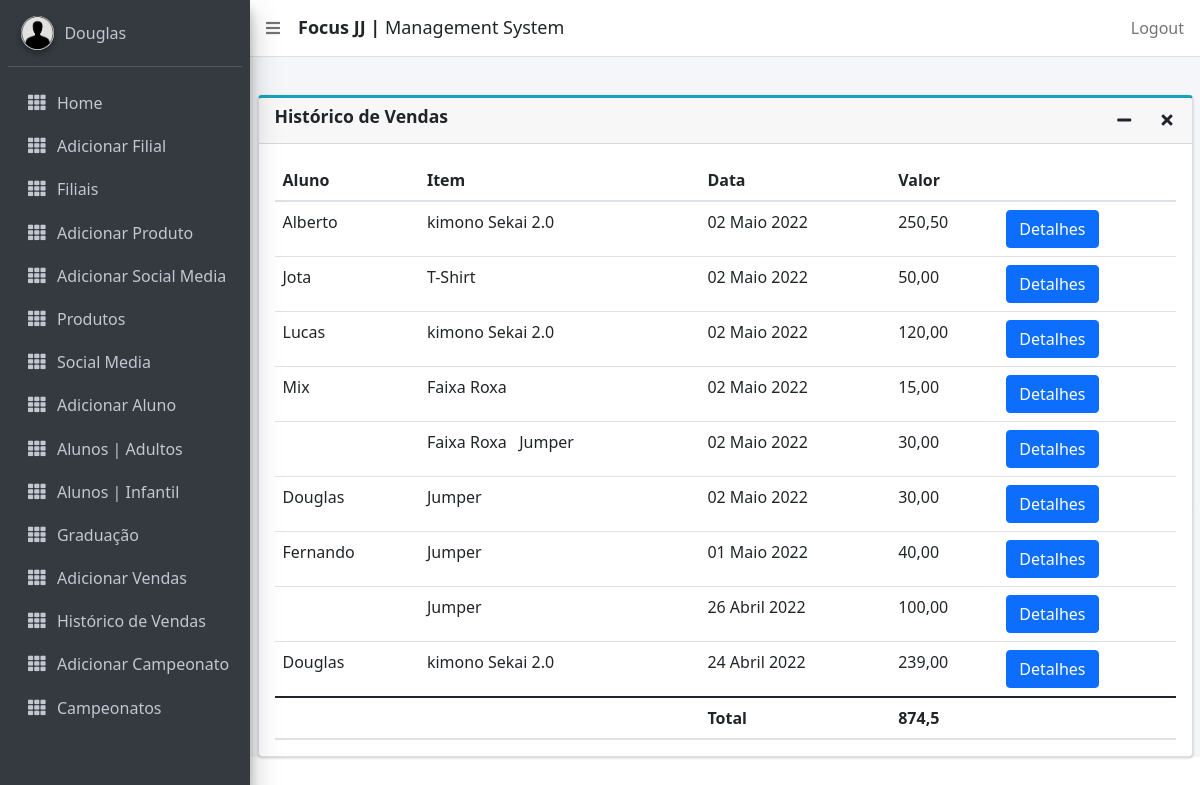
Page /vendas/148 (signed in) on the earlier database version.
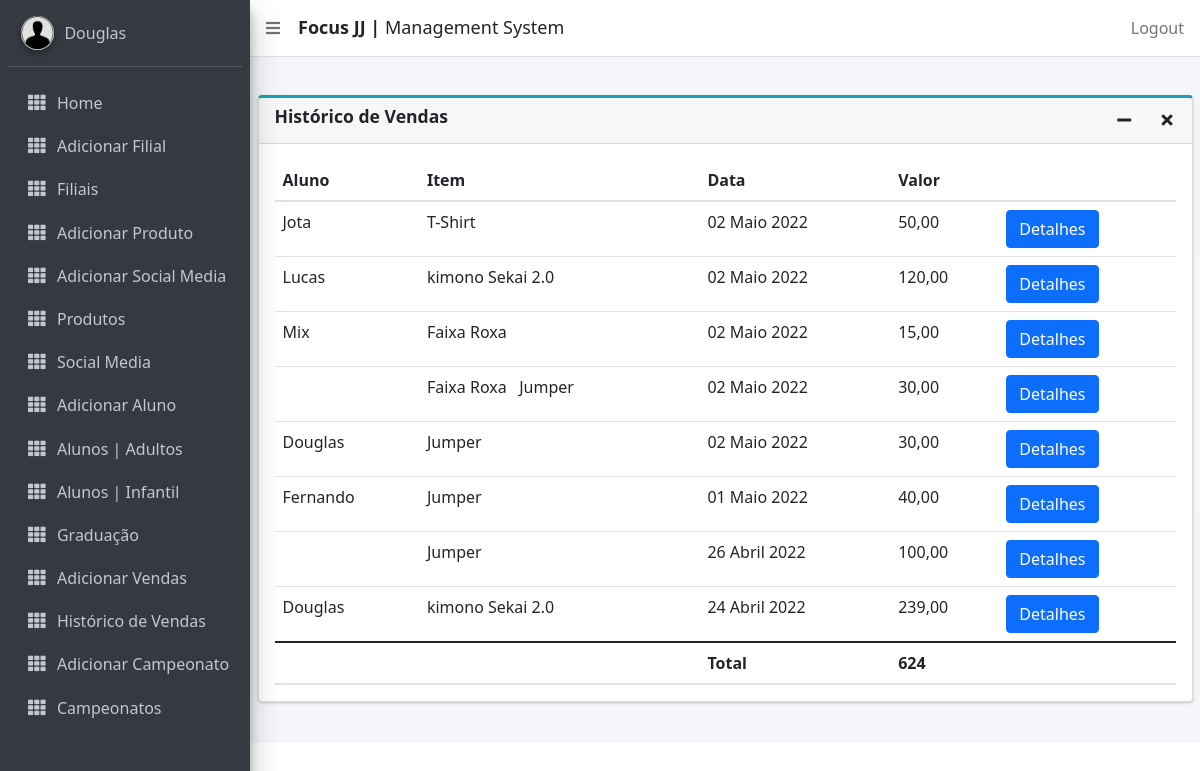
Same page on the later database version.
### focusbjj/models.py (models this page shows, shortened)
class Venda(models.Model):
    objects = None
    aluno = models.ForeignKey(Aluno, on_delete=models.CASCADE, blank=True, null=True)
    price = models.DecimalField(max_digits=6, decimal_places=2, verbose_name='Total', help_text='Use (.) to decimals')
    time_stamp = models.DateField(default=timezone.now)
    unidade = models.ForeignKey(CustomUser, on_delete=models.CASCADE)
    method = models.CharField(max_length=20, choices=METHODS, default='Others')

class Aluno(models.Model):
    DoesNotExist = None
    objects = None
    id = ShortUUIDField(primary_key=True, editable=False, alphabet="0123456789", length=4)
    photo = models.ImageField(upload_to='photos/', null=True, blank=True)
    nome = models.CharField(max_length=15, verbose_name='Name')
    middle_name = models.CharField(max_length=20, verbose_name='Middle Name', blank=True, null=True)
    surname = models.CharField(max_length=15, verbose_name='Last Name', null=True)
    phone = models.CharField(max_length=15, help_text='Use only numbers')
    email = models.EmailField(max_length=128)
    location = models.ForeignKey(CustomUser, related_name="alunos", on_delete=models.CASCADE)
    address = models.CharField(max_length=255, blank=True, null=True)
    belt = models.CharField(max_length=255, choices=BELT)
    stripe = models.CharField(max_length=255, choices=GRAU)
    join_date = models.DateTimeField()
    time_stamp = models.DateTimeField(auto_now=True, null=True)
    gender = models.CharField(max_length=255, choices=GENDER)
    dob = models.DateField(verbose_name='Date of Birth',)
    is_blocked = models.BooleanField(default=False)
    agreement = models.BooleanField(default=False)
    USERNAME_FIELD = 'id'
    class Meta:
        ordering = ["nome"]

class Product(models.Model):
    objects = None
    product = models.ForeignKey(ProductsList, on_delete=models.CASCADE, max_length=50, related_name='produto',
                                verbose_name='Item')
    qtd = models.PositiveIntegerField(verbose_name='Quantidade')
    venda = models.ForeignKey(Venda, on_delete=models.CASCADE, null=True, related_name='venda')
    price = models.CharField(max_length=6, null=True, blank=True)
    def __str__(self):
        return str(self.product)

class ProductsList(models.Model):
    CATEGORY = (
        ('kimono', _('Gi')),
        ('belt', _('Belt')),
        ('camisetas', _('T-Shirt')),
        ('casaco', _('Hoodie')),
        ('rash', _('Rash Guard')),
        ('short', _('Short')),
        ('others', _('Others')),
    )
    objects = None
    image = models.ImageField(upload_to='produtos/')
    image2 = models.ImageField(upload_to='produtos/', blank=True, null=True, help_text='Opcional')
    image3 = models.ImageField(upload_to='produtos/', blank=True, null=True, help_text='Opcional')
    item = models.CharField(max_length=50)
    description = models.CharField(max_length=70, blank=True, null=True)
    price = models.CharField(max_length=6, null=True)
    category = models.CharField(max_length=10, choices=CATEGORY, null=True)
    sugg_price = models.CharField(max_length=6, null=True)
    def __str__(self):
        return str(self.item)
    class Meta:
        ordering = ["item"]

class CustomUser(AbstractUser):
    id = ShortUUIDField(primary_key=True, editable=False, alphabet="0123456789", length=3)
    email = models.EmailField(max_length=255, unique=True)
    contact_name = models.CharField(max_length=255)
    country = CountryField()
    location = models.CharField(max_length=255)
    phone = models.CharField(max_length=15, help_text=_('Use somente números. Código do País + Telefone'))
    join_date = models.DateTimeField(default=timezone.now)
    is_active = models.BooleanField(default=True, help_text='Desmarque a caixa para desativar')
    class Meta:
        ordering = ["country", "location"]

### focusbjj/views.py (the view)
# urls.py: path('vendas/<int:pk>', views.SalesList.as_view(), name='vendas'),
class SalesList(LoginRequiredMixin, ListView):
    template_name = 'vendas.html'
    model = Venda

### focusbjj/templatetags/attendance_tags.py (called while the page is built)
@register.filter
def produto(venda_instance):
    return Product.objects.filter(venda=venda_instance.id)

@register.filter
def vendas_branch_detalhes(unidade_instance):
    return Venda.objects.filter(unidade_id=unidade_instance.id).order_by('-time_stamp')

@register.filter
def somavendas_branch(unidade_instance):
    soma = Venda.objects.filter(unidade_id=unidade_instance.id).aggregate(Sum('price'))
    somafinal = soma['price__sum']
    return somafinal

### focusbjj/templates/vendas.html (shortened to what this page needs)
{% extends 'base_template.html' %}
{% load static %}
{% load crispy_forms_tags %}
{% load attendance_tags %}
{% load i18n %}
{% block content %}
<div class="col-lg-12">
      <div class="card card-outline card-info">
        <div class="card-header">
          <h3 class="card-title"><strong>{% trans "Histórico de Vendas" %}</strong></h3>
        <div class="card-tools">
          <button type="button" class="btn btn-tool" data-card-widget="collapse"><i class="fas fa-minus"></i></button>
          <button type="button" class="btn btn-tool" data-card-widget="remove"><i class="fas fa-times"></i></button>
        </div>
      </div>
      <div class="card-body">
        <table class="table table-hover text-nowrap">
        <thead>
        <tr>
          <th>{% trans "Aluno" %}</th>
          <th>{% trans "Item" %}</th>
          <th>{% trans "Data" %}</th>
          <th>{% trans "Valor" %}</th>
          <th></th>
        </tr>
        </thead>
        <tbody>
        {% for venda in user|vendas_branch_detalhes|dictsortreversed:"time_stamp" %}
        <tr>
          <td>{{ venda.aluno.nome }}</td>
           <td>
              {% for item in venda|produto %}
                {{ item }} &nbsp;
              {% endfor %}
           </td>
          <td>{{ venda.time_stamp|date:"d F Y" }}</td>
          <td>{{ venda.price }}</td>
          <td><a href="{% url 'focusbjj:saledetails' venda.pk %}" class="btn btn-primary">{% trans "Detalhes" %}</a></td>
        </tr>
        {% endfor %}
        </tbody>
          <thead>
        <tr>
          <th></th>
          <th></th>
          <th>{% trans "Total" %}</th>
          <th>{{ user|somavendas_branch }}</th>
          <th></th>
        </tr>
        </thead>
        </table>
      </div>
    </div>
  </div>
{% endblock %}

### templates/sidebar_template.html (shortened to what the changed rows need)
{% load static %}
{% load i18n %}
<aside class="main-sidebar navbar-gray-dark sidebar-dark-primary elevation-4">
    <div class="sidebar">
      <div class="user-panel mt-3 pb-3 mb-3 d-flex">
        <div class="info">
          <a href="#" class="d-block">{{ user.contact_name }}</a>
        </div>
      </div>
    </div>
  </aside>

Differences in the rows shown:
removed Venda: aluno.nome "Alberto", time_stamp "02 Maio 2022", price "250,50"
removed Product: product.item "kimono Sekai 2.0", shown under "Alberto"
changed CustomUser "Douglas": id "874,5" → "624"
